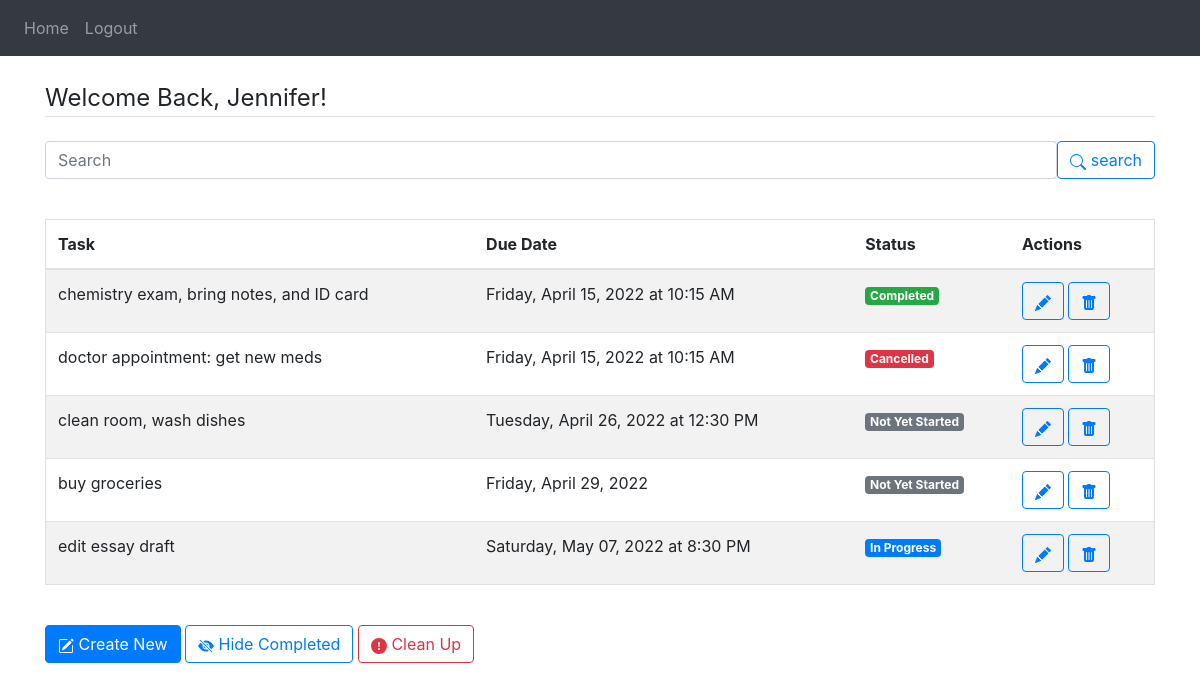
The page /home (signed in) on the database as committed earlier.
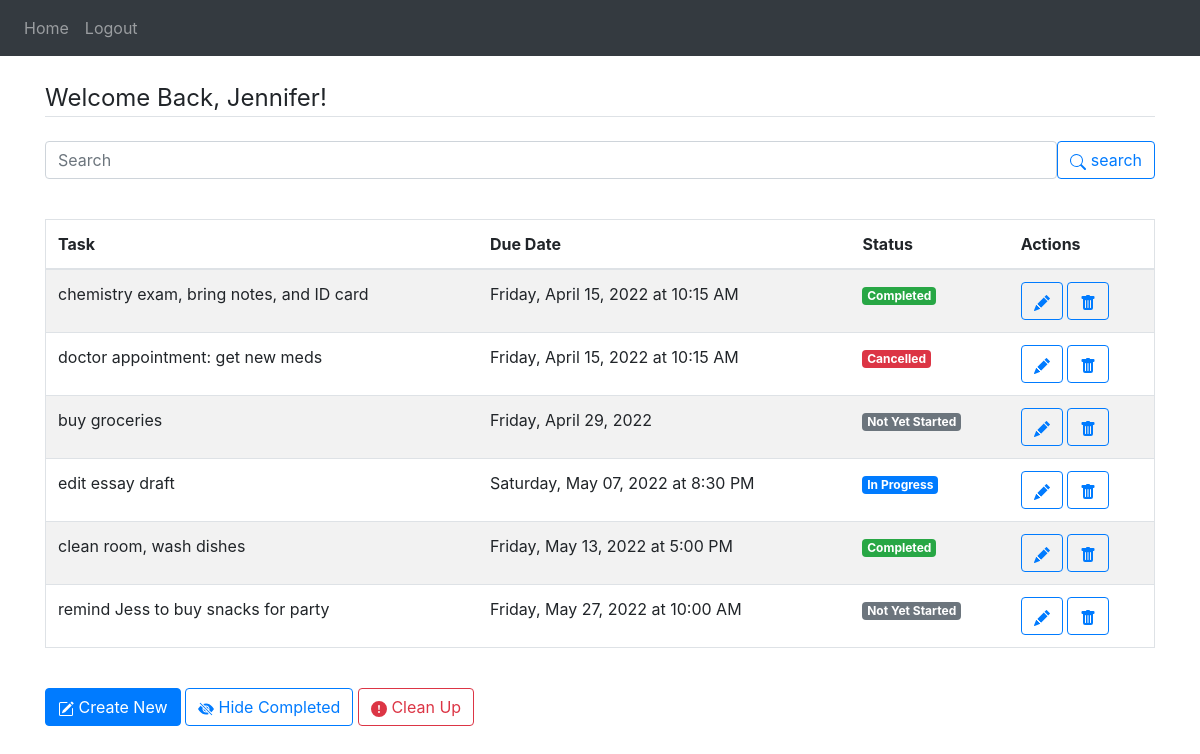
The same page on the database as committed later.
### website/models.py (models this page shows)
class User(db.Model, UserMixin):
    id = db.Column(db.Integer, primary_key=True)
    username = db.Column(db.String(150), unique=True)
    password = db.Column(db.String(150))
    first_name = db.Column(db.String(150))
    tasks = db.relationship('Task')

class Task(db.Model):
    id = db.Column(db.Integer, primary_key=True)
    content = db.Column(db.String(200), nullable=False)
    due_date = db.Column(db.String(30)) # formatted str date (ex: Tuesday, April 05, 2022)
    due_date_int = db.Column(db.String(20)) # YYYY-MM-DD str format
    time = db.Column(db.String(20)) # str type, account for untimed tasks
    user_id = db.Column(db.Integer, db.ForeignKey('user.id'))
    status = db.Column(db.String(30), default="Not Yet Started") # Other Statuses: In Progress, Completed, Cancelled

### website/views.py (the view, shortened to what this page needs)
@views.route('/', methods=['POST', 'GET'])
@views.route('/home', methods=['POST', 'GET'])
@login_required
def home():
    tasks = Task.query.filter_by(user_id=current_user.id). \
                                order_by(Task.due_date_int, Task.time).all()
    return render_template('home.html', user=current_user, tasks=tasks, isQuery=False)

### website/__init__.py (called while the page is built)
def create_app():
    app = Flask(__name__)
    app.config['SECRET_KEY'] = '2797cfdcad8dcc11d9f00ffbc5704bee'
    app.config['SQLALCHEMY_DATABASE_URI'] = f'sqlite:///{DB_NAME}'
    db.init_app(app)
    from .views import views
    from .auth import auth
    app.register_blueprint(views, url_prefix='/')
    app.register_blueprint(auth, url_prefix='/')
    from .models import Task, User
    create_database(app)
    login_manager = LoginManager()
    login_manager.login_view = 'auth.login' # if not logged in
    login_manager.init_app(app)
    @login_manager.user_loader
    def load_user(id):
        return User.query.get(int(id))
    return app

### website/templates/home.html (shortened to what this page needs)
{% extends "base.html" %}
{% block content %}
  <br>
  <legend class="border-bottom mb-4">Welcome Back, {{ user.first_name }}!</legend>
  <form method="POST">
    <div class="form-group input-group">
      <input type="search" id="Query" name="Query" class="button form-control rounded" placeholder="Search" aria-label="Search" aria-describedby="search-addon" />
      <button
        type="submit"
        class="btn btn-outline-primary"
        name="action"
        value="Search"
      >
         search</button>
    </div>
    </form>
    <br>
    {% if tasks|length >= 1%}
    <table id="tasksTable" class="border table table-striped table-hover">
      <thead>
      <tr>
        <th> Task </th>
        <th> Due Date </th>
        <th> Status </th>
        <th> Actions </th>
      </tr>
      </thead>
      <tbody>
        {% for task in tasks %}
          <tr>
            <td> {{ task.content }} </td>
            <td>
              {% if task.due_date != "None" and task.time %}
                {{ task.due_date }} at {{ task.time }}
              {% else %}
                {{ task.due_date }}
              {% endif %}
            </td>
            <td>
              {% if task.status == "Completed" %}
                <span class="badge badge-success">
                  {{ task.status }}
                </span>
              {% elif task.status == "In Progress" %}
                <span class="badge badge-primary">
                  {{ task.status }}
                </span>
              {% elif task.status == "Cancelled" %}
                <span class="badge badge-danger">
                  {{ task.status }}
                </span>
              {% else %}
                <span class="badge badge-secondary">
                  {{ task.status }}
                </span>
              {% endif %}
            </td>
            <td>
              <a href="/update/{{ task.id }}" class="btn btn-outline-primary">
              </a>
              <a href="/delete/{{ task.id }}" class="btn btn-outline-primary">
              </a>
            </td>
          </tr>
        {% endfor %}
      </tbody>
    </table>
    {% endif %}
  <br>
  <div class="content-section">
    <form method="POST">
      <div>
        <button
          type="submit"
          class="btn btn-primary"
          name="action"
          value="Create New"
        >
        Create New
        </button>
        <button
          type="submit"
          class="btn btn-outline-primary"
          name="action"
          value="Hide Completed Tasks"
        >
        Hide Completed
        </button>
        <button
          type="submit"
          class="btn btn-outline-danger"
          name="action"
          value="Clean Up"
        >
        <svg xmlns="http://www.w3.org/2000/svg" width="16" height="16" fill="currentColor" class="bi bi-exclamation-circle-fill" viewBox="0 0 16 16">
          <path d="M16 8A8 8 0 1 1 0 8a8 8 0 0 1 16 0zM8 4a.905.905 0 0 0-.9.995l.35 3.507a.552.552 0 0 0 1.1 0l.35-3.507A.905.905 0 0 0 8 4zm.002 6a1 1 0 1 0 0 2 1 1 0 0 0 0-2z"/>
        </svg>
        Clean Up
        </button>
      </div>
    </form>
  </div>
  <br>
  <br>
{% endblock %}

### website/templates/base.html (shortened to what this page needs)
<!DOCTYPE html>
<html>
    <head>
        <link
            rel="stylesheet"
            href="https://stackpath.bootstrapcdn.com/bootstrap/4.4.1/css/bootstrap.min.css"
        />
        <link
            rel="stylesheet"
            href="https://stackpath.bootstrapcdn.com/font-awesome/4.7.0/css/font-awesome.min.css"
        />
    </head>
    <body>
        <nav class="navbar navbar-expand-lg navbar-dark bg-dark">
            <div class="collapse navbar-collapse" id="navbar">
                <div class="navbar-nav">
                    {% if user.is_authenticated %}
                        <a class="nav-item nav-link" id="home" href="/">Home</a>
                        <a class="nav-item nav-link" id="logout" href="/logout">Logout</a>
                    {% else %}
                        <a class="nav-item nav-link" id="login" href="/login">Login</a>
                        <a class="nav-item nav-link" id="register" href="/register">Register</a>
                    {% endif %}
                </div>
            </div>
        </nav>
        <div class="container">
            {% block content %} {% endblock %}
        </div>
    </body>
</html>

Rows that differ between the two databases and show on the page:
changed Task "clean room, wash dishes": due_date "Tuesday, April 26, 2022" → "Friday, May 13, 2022"; time "12:30 PM" → "5:00 PM"; status "Not Yet Started" → "Completed"; moves down the list
added Task: content "remind Jess to buy snacks for party", due_date "Friday, May 27, 2022", time "10:00 AM", status "Not Yet Started"
